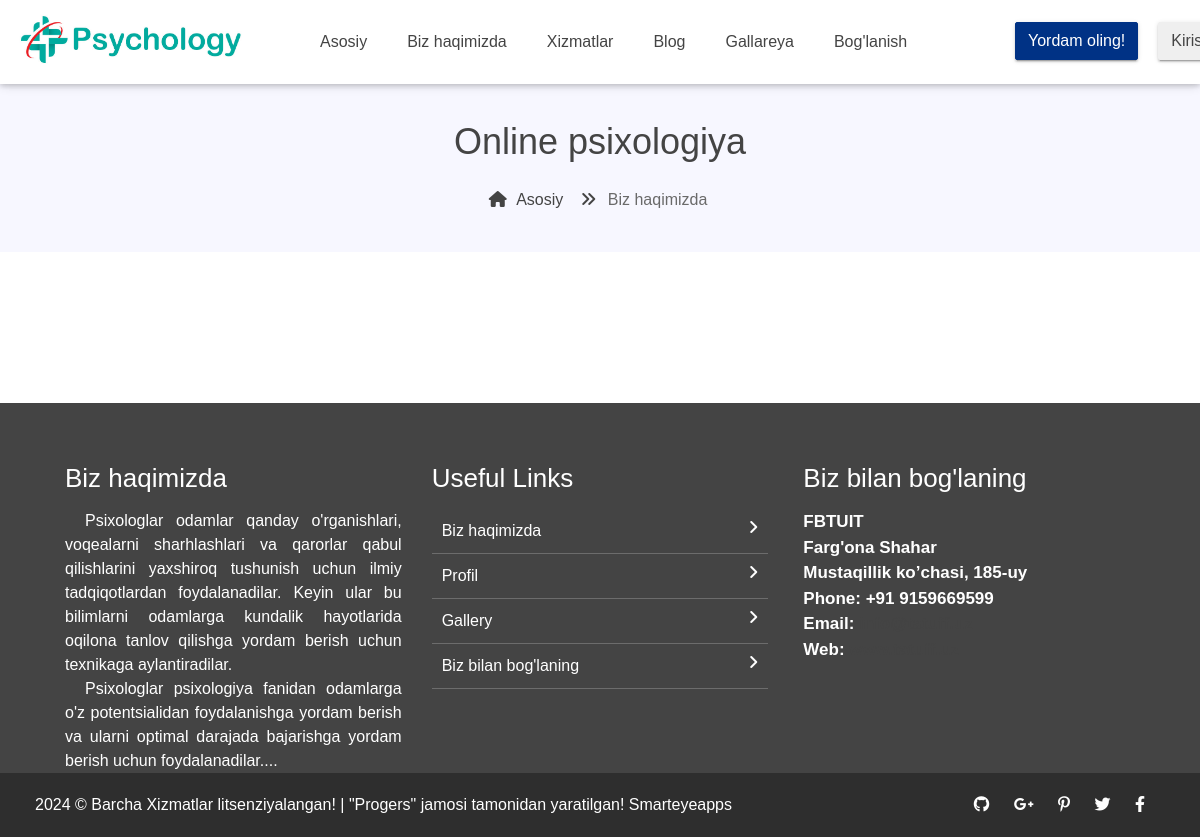
The page /blog/ on the database as committed earlier.
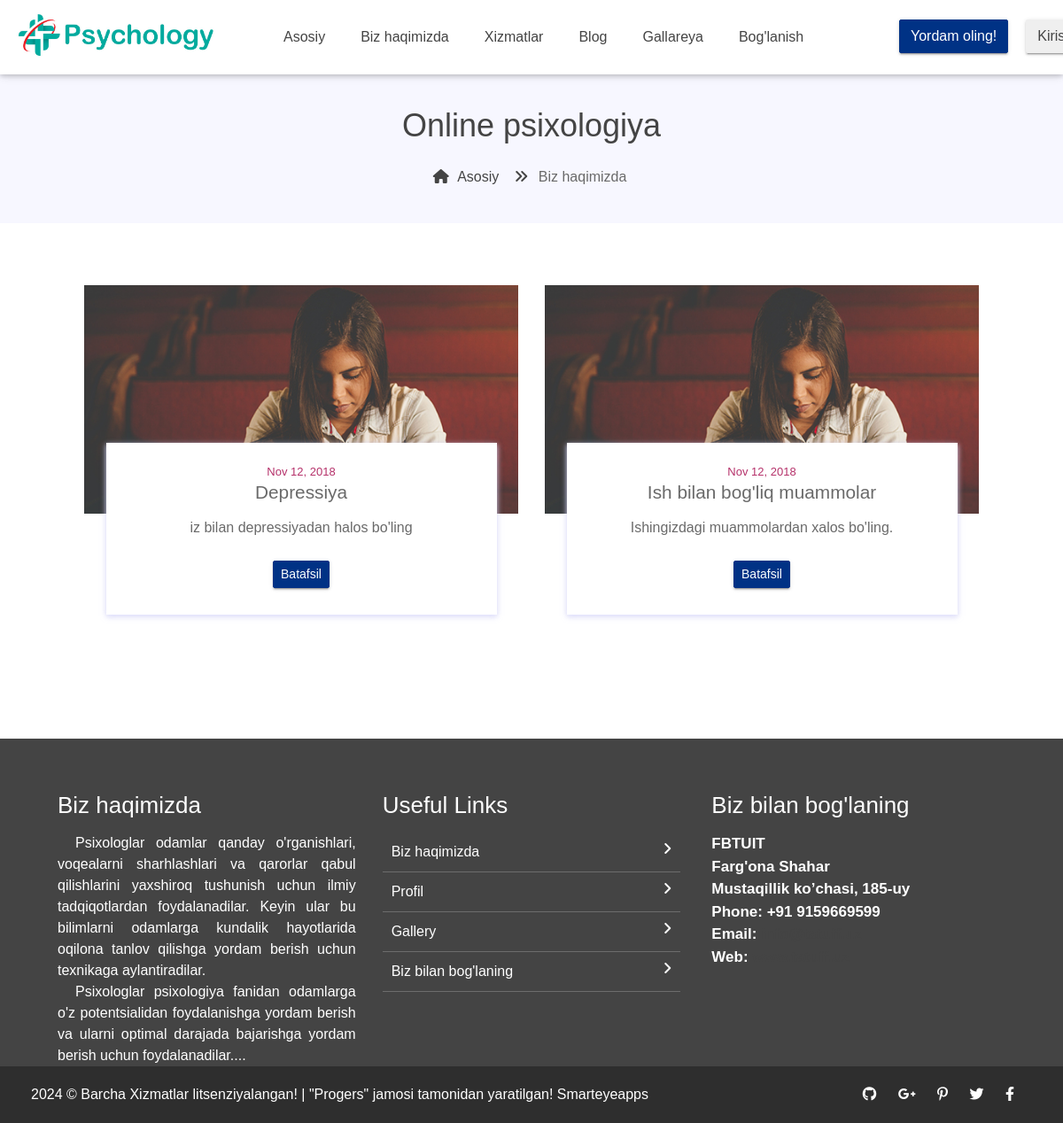
The same page on the database as committed later.
### user/models.py (models this page shows, shortened)
class CoreModel(models.Model):
    created_at = models.DateTimeField(auto_now_add=True)
    updated_at = models.DateTimeField(auto_now=True)
    class Meta:
        abstract = True

class Blog(CoreModel):
    author = models.ForeignKey(settings.AUTH_USER_MODEL, on_delete=models.CASCADE)
    title = models.CharField(max_length=255)
    description = models.TextField()
    blog_category = models.ForeignKey(Category, on_delete=models.SET_NULL, null=True, related_name='blogs')

### main/views.py (the view)
# urls.py: 2. Add a URL to urlpatterns:  path('blog/', include('blog.urls'))
def blog(request):
    blogs = Blog.objects.all()
    images = [i for i in blogs]
    return render(request, 'blog.html', {'blogs':blogs})

### main/context_processors.py (called while the page is built)
def user_info(request):
    return {'user':request.user}

### templates/blog.html (shortened to what this page needs)
{% extends 'base.html' %}
{% load static %}
{% block content %}
       <section class="our-blog container-fluid">
  		<div class="container">
  			<div class="col-sm-12 blog-cont">
  				<div class="row no-margin">
					{% for blog in blogs %}
  					<div class="col-sm-6 blog-smk">
						<div class="blog-single">
								<img src="{% static 'assets/images/blog/post_5.jpg'%}" alt="">
							<div class="blog-single-det">
								<span>Nov 12, 2018</span>
								<h6>{{ blog.title }}</h6>
								<p>{{ blog.description }}</p>
								<a href="{% static 'blog_single.html'%}">
									<button class="btn btn-success btn-sm">Batafsil</button>
								</a>
							</div>
						</div>
					</div>
					{% endfor %}
  				</div>
  			</div>
  		</div>
  	</section>
</body>
{%endblock%}

### templates/base.html (shortened to what this page needs)
{%load static%}
<!doctype html>
<html lang="en">
<head>
  <link rel="stylesheet" href="{% static 'assets/css/bootstrap.min.css' %}">
  <link rel="stylesheet" href="{% static 'assets/css/fontawsom-all.min.css' %}">
  <link rel="stylesheet" href="{% static 'assets/plugins/slider/css/owl.carousel.min.css' %}">
  <link rel="stylesheet" href="{% static 'assets/plugins/slider/css/owl.theme.default.css' %}">
  <link rel="stylesheet" type="text/css" href="{% static 'assets/css/style.css' %}" />
  <link rel="stylesheet" href="https://cdnjs.cloudflare.com/ajax/libs/font-awesome/6.1.1/css/all.min.css"
 />
</head>
<body>
  <header id="menu-jk">
    <nav class="">
      <div class="container">
        <div class="row nav-ro">
          <div class="col-lg-3 col-md-4 col-sm-12">
            <img src="{% static 'assets/images/logo.jpg' %}" alt="">
          </div>
          <div id="menu" class="col-lg-7 col-md-8 d-none d-md-block no-padding">
            <ul>
              <li><a href="{% url 'home' %}">Asosiy</a></li>
              <li><a href="{% url 'about' %}">Biz haqimizda</a></li>
              <li><a href="{% url 'services' %}">Xizmatlar</a></li>
              <li><a href="{% url 'blog' %}">Blog</a></li>
              <li><a href="{% url 'gallery' %}">Gallareya</a></li>
              <li><a href="{% url 'contact' %}">Bog'lanish</a></li>
            </ul>
          </div>
          <div class="col-sm-2 d-none d-lg-block header-buttons">
            <button class="btn btn-success">Yordam oling!</button>
            {% if user.is_authenticated %}
              <a href="{% url 'profile' %}" class="avatar">
                {% if user.icon %}
                <img class="avatar-pic" src="{{ user.icon.url }}" />
                {% endif %}
                <h3>{{ user.first_name }}</h3>
            {% else %}
              <button class="btn btn-login">
                <a href="{% url 'login_view' %}">Kirish</a>
              </button>
            {% endif %}
          </div>
        </div>
      </div>
    </nav>
  </header>
   <div class="page-nav no-margin row">
    <div class="container">
        <div class="row">
            <h2>Online psixologiya</h2>
            <ul>
                <li> <a href="{% static 'home'%}"><i class="fas fa-home"></i> Asosiy</a></li>
                <li><i class="fas fa-angle-double-right"></i> Biz haqimizda</li>
            </ul>
        </div>
    </div>
</div>
  {%block content%}
  {%endblock%}
  <footer class="footer">
    <div class="container">
      <div class="row">
        <div class="col-md-4 col-sm-12">
          <h2>Biz haqimizda</h2>
          <p>
            Psixologlar odamlar qanday o'rganishlari, voqealarni sharhlashlari va qarorlar qabul qilishlarini yaxshiroq tushunish uchun ilmiy tadqiqotlardan foydalanadilar. Keyin ular bu bilimlarni odamlarga kundalik hayotlarida oqilona tanlov qilishga yordam berish uchun texnikaga aylantiradilar.
          </p>
          <p>Psixologlar psixologiya fanidan odamlarga o'z potentsialidan foydalanishga yordam berish va ularni optimal darajada bajarishga yordam berish uchun foydalanadilar.... </p>
        </div>
        <div class="col-md-4 col-sm-12">
          <h2>Useful Links</h2>
          <ul class="list-unstyled link-list">
            <li><a ui-sref="about" href="{% url 'about'%}">Biz haqimizda</a><i class="fa fa-angle-right"></i></li>
            <li><a ui-sref="portfolio" href="#">Profil</a><i class="fa fa-angle-right"></i></li>
            <li><a ui-sref="gallery" href="{% url 'gallery'%}">Gallery</a><i class="fa fa-angle-right"></i></li>
            <li><a ui-sref="contact" href="{% url 'contact'%}">Biz bilan bog'laning</a><i class="fa fa-angle-right"></i></li>
          </ul>
        </div>
        <div class="col-md-4 col-sm-12 map-img">
          <h2>Biz bilan bog'laning</h2>
          <address class="md-margin-bottom-40">
            FBTUIT <br>
            Farg'ona Shahar <br>
            Mustaqillik ko’chasi, 185-uy <br>
            Phone: +91 9159669599 <br>
            Email: <a href="info@tatuff.uz" class="">info@tatuff.uz</a><br>
            Web: <a href="www.tatuff.uz" class="">www.tatuff.uz</a>
          </address>
        </div>
      </div>
    </div>
  </footer>
  <div class="copy">
    <div class="container">
      <a href="#">2024 &copy; Barcha Xizmatlar litsenziyalangan! | "Progers" jamosi tamonidan yaratilgan!
        Smarteyeapps</a>
      <span>
        <a><i class="fab fa-github"></i></a>
        <a><i class="fab fa-google-plus-g"></i></a>
        <a><i class="fab fa-pinterest-p"></i></a>
        <a><i class="fab fa-twitter"></i></a>
        <a><i class="fab fa-facebook-f"></i></a>
      </span>
    </div>
  </div>
</body>
</html>

### static/assets/css/style.css (style rules this page uses)
* { margin: 0px; padding: 0px; list-style: none; }
img { max-width: 100%; }
a { text-decoration: none; outline: none; color: #444; }
ul { margin-bottom: 0; padding-left: 0; }
html, body { height: 100%; }
p { margin-bottom: 0px; width: 100%; }
.no-padding { padding: 0px; }
.no-margin { margin: 0px; }
::placeholder { color: #747f8a !important; font-size: 13px; opacity: 0.5 !important; }
.container-fluid { padding: 0px; }
h1, h2, h3, h4, h5, h6 { font-family: "mouse-500", Arial, Helvetica, sans-serif; }
body { background-color: #f7f7ff !important; font-family: "mouse-300", Arial, Helvetica, sans-serif; color: #6a6a6a; }
.page-nav { padding: 40px; text-align: center; padding-top: 120px; }
.page-nav ul { float: none; margin: auto; }
.page-nav h2 { font-size: 36px; width: 100%; color: #444; }
.page-nav ul li { float: left; margin-right: 10px; margin-top: 10px; font-size: 16px; }
.page-nav ul li i { width: 30px; text-align: center; color: #444; }
.page-nav ul li a { color: #444; }
.btn-success { background-color: #003285; border-color: #003285; }
.btn { box-shadow: 0 3px 1px -2px rgba(0, 0, 0, 0.2), 0 2px 2px 0 rgba(0, 0, 0, 0.14), 0 1px 5px 0 rgba(0, 0, 0, 0.12); border-radius: 2px; }
header { box-shadow: 0 2px 5px 0 rgba(0, 0, 0, 0.16), 0 2px 10px 0 rgba(0, 0, 0, 0.12); background-color: #fff; position: absolute; width: 100%; z-index: 9999; }
header ul li { float: left; padding: 30px 20px; font-family: "mouse-500", Arial, Helvetica, sans-serif; font-size: 16px; }
header img { margin-top: 10px; max-width: 230px; }
header .btn { font-family: "mouse-500", Arial, Helvetica, sans-serif; margin-top: 22px; }
.scroll-to-fixed-fixed { box-shadow: 0 2px 5px 0 rgba(0, 0, 0, 0.16), 0 2px 10px 0 rgba(0, 0, 0, 0.12); background-color: #fff; z-index: 9999; }
.btn-login { margin-left: 20px; }
.header-buttons { display: flex !important; align-items: center; height: 60px; }
.our-blog { padding: 50px; background-color: #fff; padding-bottom: 100px; }
.our-blog .blog-cont { float: none; margin: auto; }
.our-blog .blog-single { text-align: center; margin-top: 20px; margin-bottom: 40px; }
.our-blog .blog-single-det { margin: auto; padding: 20px; z-index: 99; box-shadow: 0 2px 6px 0 rgba(218, 218, 253, 0.65), 0 2px 6px 0 rgba(206, 206, 238, 0.54); width: 90%; position: relative; margin-top: -80px; background-color: #fff; }
.our-blog .blog-single-det .btn { margin-top: 10px; margin-bottom: 10px; }
.our-blog .blog-single-det span { font-size: 13px; color: #b5316a; }
.our-blog .blog-single-det h6 { font-size: 1.3rem; }
.our-blog .blog-single-det p { margin-top: 15px; margin-bottom: 15px; font-size: 1rem; }
.footer { padding: 50px; padding-bottom: 0px; background-color: #444; color: #fff; }
.footer h2 { font-size: 26px; margin-top: 10px; }
.footer p { text-align: justify; text-indent: 20px; }
.footer .link-list li { padding: 10px; border-bottom: 1px solid #6c6c6c; }
.footer .link-list li a { color: #fff; }
.footer .link-list li i { float: right; }
.footer .map-img { font-weight: 600; font-size: 17px; padding-left: 20px; }
.copy { padding: 20px; background-color: #2e2e2e; color: #fff; }
.copy a { color: #fff; }
.copy span { float: right; }
.copy span i { margin-right: 20px; }

### templates/base.html (style rules this page uses)
body { font-family: Arial, sans-serif; margin: 0; background-color: #e8e6e6; }
h1, h2 { margin-bottom: 15px; }
.container { max-width: 1200px; margin: 0 auto; }

Rows that differ between the two databases and show on the page:
added Blog: title "Depressiya", description "iz bilan depressiyadan halos bo'ling"
added Blog: title "Ish bilan bog'liq muammolar", description "Ishingizdagi muammolardan xalos bo'ling."
